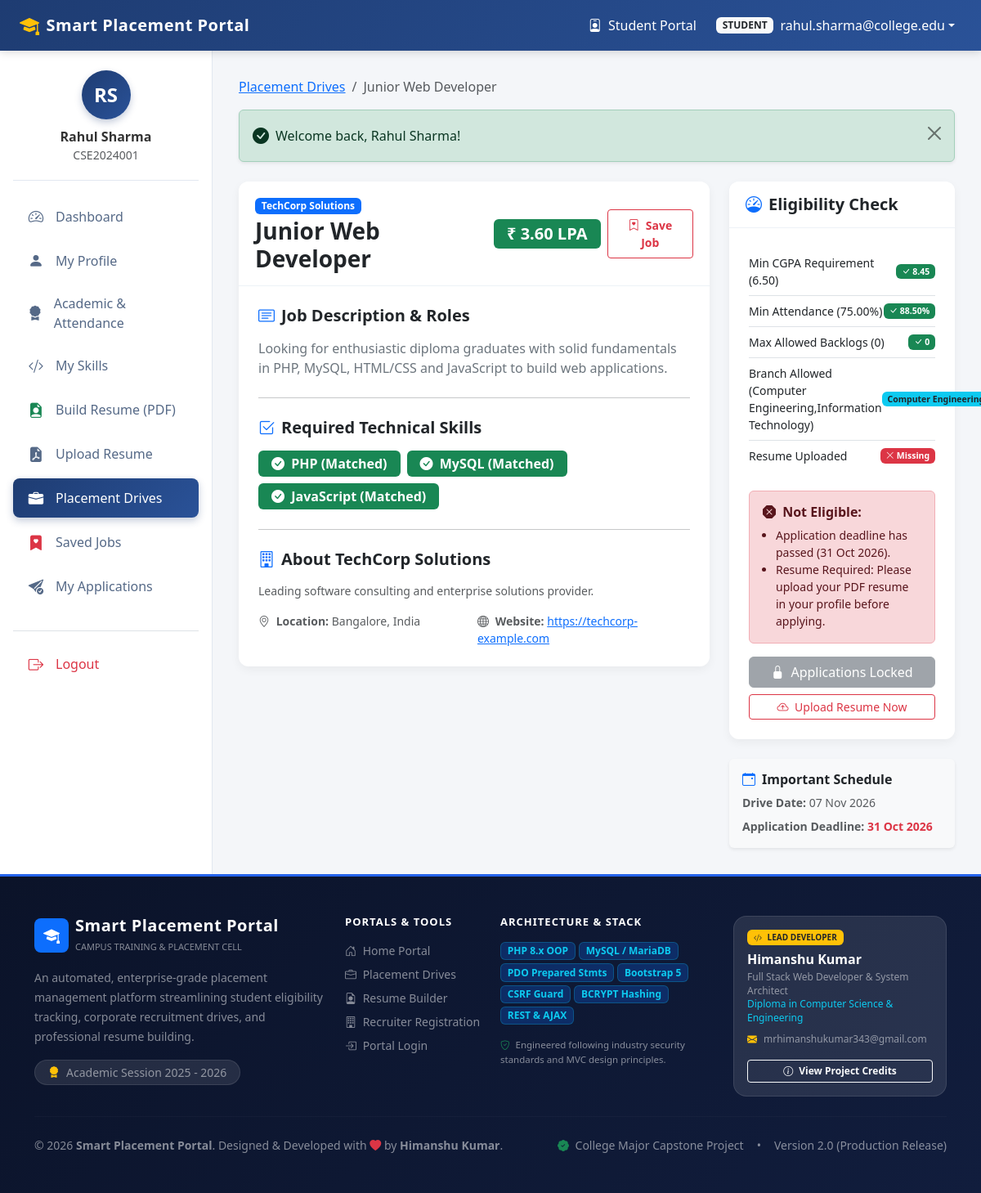
The page /student/drive_details.php?id=1 (signed in) on the database its author committed.
### tables this page shows
CREATE TABLE `students` (
  `id` int(11) NOT NULL AUTO_INCREMENT,
  `user_id` int(11) NOT NULL,
  `enrollment_no` varchar(30) NOT NULL,
  `first_name` varchar(50) NOT NULL,
  `last_name` varchar(50) NOT NULL,
  `phone` varchar(15) DEFAULT NULL,
  `department` varchar(50) NOT NULL DEFAULT 'Computer Engineering',
  `semester` int(11) NOT NULL DEFAULT 5,
  `gender` enum('Male','Female','Other') DEFAULT NULL,
  `dob` date DEFAULT NULL,
  `address` text DEFAULT NULL,
  `resume_path` varchar(255) DEFAULT NULL,
  `created_at` timestamp NOT NULL DEFAULT current_timestamp(),
  PRIMARY KEY (`id`),
  UNIQUE KEY `user_id` (`user_id`),
  UNIQUE KEY `enrollment_no` (`enrollment_no`),
  CONSTRAINT `fk_students_user` FOREIGN KEY (`user_id`) REFERENCES `users` (`id`) ON DELETE CASCADE ON UPDATE CASCADE
);

CREATE TABLE `placement_drives` (
  `id` int(11) NOT NULL AUTO_INCREMENT,
  `company_id` int(11) NOT NULL,
  `job_title` varchar(100) NOT NULL,
  `job_description` text NOT NULL,
  `package_lpa` decimal(6,2) DEFAULT 0.00,
  `job_location` varchar(100) NOT NULL DEFAULT 'On-Site',
  `min_cgpa` decimal(4,2) NOT NULL DEFAULT 6.00,
  `min_attendance` decimal(5,2) NOT NULL DEFAULT 75.00,
  `max_backlogs` int(11) NOT NULL DEFAULT 0,
  `allowed_branches` varchar(255) NOT NULL DEFAULT 'All',
  `drive_date` date NOT NULL,
  `deadline` date NOT NULL,
  `status` enum('Upcoming','Active','Closed') NOT NULL DEFAULT 'Active',
  `created_at` timestamp NOT NULL DEFAULT current_timestamp(),
  PRIMARY KEY (`id`),
  KEY `fk_drives_company` (`company_id`),
  CONSTRAINT `fk_drives_company` FOREIGN KEY (`company_id`) REFERENCES `companies` (`id`) ON DELETE CASCADE ON UPDATE CASCADE
);

CREATE TABLE `companies` (
  `id` int(11) NOT NULL AUTO_INCREMENT,
  `name` varchar(100) NOT NULL,
  `website` varchar(150) DEFAULT NULL,
  `contact_email` varchar(100) DEFAULT NULL,
  `contact_phone` varchar(20) DEFAULT NULL,
  `location` varchar(100) DEFAULT NULL,
  `description` text DEFAULT NULL,
  `created_at` timestamp NOT NULL DEFAULT current_timestamp(),
  PRIMARY KEY (`id`)
);

CREATE TABLE `skills` (
  `id` int(11) NOT NULL AUTO_INCREMENT,
  `skill_name` varchar(50) NOT NULL,
  `category` varchar(50) DEFAULT 'General',
  PRIMARY KEY (`id`),
  UNIQUE KEY `skill_name` (`skill_name`)
);

CREATE TABLE `academic_records` (
  `id` int(11) NOT NULL AUTO_INCREMENT,
  `student_id` int(11) NOT NULL,
  `tenth_percentage` decimal(5,2) DEFAULT 0.00,
  `twelfth_percentage` decimal(5,2) DEFAULT 0.00,
  `cgpa` decimal(4,2) NOT NULL DEFAULT 0.00,
  `active_backlogs` int(11) NOT NULL DEFAULT 0,
  `attendance_percentage` decimal(5,2) NOT NULL DEFAULT 0.00,
  `updated_at` timestamp NOT NULL DEFAULT current_timestamp() ON UPDATE current_timestamp(),
  PRIMARY KEY (`id`),
  UNIQUE KEY `student_id` (`student_id`),
  CONSTRAINT `fk_academic_student` FOREIGN KEY (`student_id`) REFERENCES `students` (`id`) ON DELETE CASCADE ON UPDATE CASCADE
);

### student/drive_details.php (the view, shortened to what the rows shown need)
<?php
require_once __DIR__ . '/../config/database.php';
require_once __DIR__ . '/../config/functions.php';
$student = getCurrentStudent($pdo);
$studentId = $student['id'];
$driveId = (int)($_GET['id'] ?? 0);
$stmtDrive = $pdo->prepare("
    SELECT d.*, c.name as company_name, c.website, c.contact_email, c.location as company_location, c.description as company_description
    FROM placement_drives d
    JOIN companies c ON d.company_id = c.id
    WHERE d.id = :id
    LIMIT 1
");
$stmtDrive->execute([':id' => $driveId]);
$requiredSkills = getDriveRequiredSkills($pdo, $driveId);
$eligibility = checkStudentEligibility($pdo, $studentId, $driveId);
require_once __DIR__ . '/../includes/header.php';
?>
<div class="dashboard-container">
    <?php require_once __DIR__ . '/../includes/sidebar_student.php'; ?>
    <main class="portal-content">
        <div class="container-fluid p-0">
            <nav aria-label="breadcrumb" class="mb-3">
                <ol class="breadcrumb">
                    <li class="breadcrumb-item"><a href="<?= BASE_URL ?>student/drives.php">Placement Drives</a></li>
                    <li class="breadcrumb-item active"><?= e($drive['job_title']) ?></li>
                </ol>
            </nav>
            <div class="row g-4">
                <div class="col-lg-8">
                    <div class="card card-portal mb-4">
                        <div class="card-header bg-white py-3">
                            <div class="d-flex justify-content-between align-items-center">
                                <div>
                                    <span class="badge bg-primary text-white mb-1"><?= e($drive['company_name']) ?></span>
                                    <h3 class="fw-bold text-dark mb-0"><?= e($drive['job_title']) ?></h3>
                                </div>
                                <div class="d-flex align-items-center gap-2">
                                    <span class="badge bg-success fs-5 px-3 py-2">₹ <?= number_format((float)$drive['package_lpa'], 2) ?> LPA</span>
                                    <?php $isSaved = hasStudentSavedDrive($pdo, $studentId, $driveId); ?>
                                    <form method="POST" action="<?= BASE_URL ?>student/save_job_toggle.php" class="d-inline">
                                        <button type="submit" class="btn <?= $isSaved ? 'btn-danger' : 'btn-outline-danger' ?> btn-sm py-2 px-3 fw-bold" title="<?= $isSaved ? 'Remove Bookmark' : 'Bookmark this Drive' ?>">
                                        </button>
                                    </form>
                                </div>
                            </div>
                        </div>
                        <div class="card-body p-4">
                            <h5 class="fw-bold text-dark mb-3"><i class="bi bi-card-text text-primary me-2"></i>Job Description & Roles</h5>
                            <p class="text-secondary" style="white-space: pre-line;"><?= e($drive['job_description']) ?></p>
                            <hr class="my-4">
                            <h5 class="fw-bold text-dark mb-3"><i class="bi bi-check2-square text-primary me-2"></i>Required Technical Skills</h5>
                            <div class="d-flex flex-wrap gap-2 mb-4">
                                <?php if (!empty($requiredSkills)): ?>
                                    <?php foreach ($requiredSkills as $rSkill): ?>
                                        <?php $hasSkill = in_array($rSkill['id'], $studentSkillIds); ?>
                                        <span class="badge <?= $hasSkill ? 'bg-success' : 'bg-danger' ?> px-3 py-2 fs-6">
                                            <i class="bi <?= $hasSkill ? 'bi-check-circle-fill' : 'bi-x-circle-fill' ?> me-1"></i>
                                            <?= e($rSkill['skill_name']) ?> <?= $hasSkill ? '(Matched)' : '(Missing)' ?>
                                        </span>
                                    <?php endforeach; ?>
                                <?php else: ?>
                                    <span class="text-muted small">No specific technical skill prerequisites.</span>
                                <?php endif; ?>
                            </div>
                            <hr class="my-4">
                            <h5 class="fw-bold text-dark mb-3"><i class="bi bi-building text-primary me-2"></i>About <?= e($drive['company_name']) ?></h5>
                            <p class="text-muted small"><?= e($drive['company_description'] ?? 'Recruiting partner organization.') ?></p>
                            <div class="row g-2 small text-muted">
                                <div class="col-md-6"><i class="bi bi-geo-alt me-1"></i> <strong>Location:</strong> <?= e($drive['company_location'] ?? 'N/A') ?></div>
                                <div class="col-md-6"><i class="bi bi-globe me-1"></i> <strong>Website:</strong> <a href="<?= e($drive['website']) ?>" target="_blank"><?= e($drive['website'] ?? 'N/A') ?></a></div>
                            </div>
                        </div>
                    </div>
                </div>
                <div class="col-lg-4">
                    <div class="card card-portal mb-4" id="apply">
                        <div class="card-body p-4">
                            <ul class="list-group list-group-flush mb-4 small">
                                <li class="list-group-item d-flex justify-content-between align-items-center px-0">
                                    <span>Min CGPA Requirement (<?= e($drive['min_cgpa']) ?>)</span>
                                    <?php if (($student['cgpa'] ?? 0) >= $drive['min_cgpa']): ?>
                                        <span class="badge bg-success"><i class="bi bi-check-lg"></i> <?= e($student['cgpa']) ?></span>
                                    <?php else: ?>
                                        <span class="badge bg-danger"><i class="bi bi-x-lg"></i> <?= e($student['cgpa'] ?? 0) ?></span>
                                    <?php endif; ?>
                                </li>
                                <li class="list-group-item d-flex justify-content-between align-items-center px-0">
                                    <span>Min Attendance (<?= e($drive['min_attendance']) ?>%)</span>
                                    <?php if (($student['attendance_percentage'] ?? 0) >= $drive['min_attendance']): ?>
                                        <span class="badge bg-success"><i class="bi bi-check-lg"></i> <?= e($student['attendance_percentage']) ?>%</span>
                                    <?php else: ?>
                                        <span class="badge bg-danger"><i class="bi bi-x-lg"></i> <?= e($student['attendance_percentage'] ?? 0) ?>%</span>
                                    <?php endif; ?>
                                </li>
                                <li class="list-group-item d-flex justify-content-between align-items-center px-0">
                                    <span>Max Allowed Backlogs (<?= e($drive['max_backlogs']) ?>)</span>
                                    <?php if (($student['active_backlogs'] ?? 0) <= $drive['max_backlogs']): ?>
                                        <span class="badge bg-success"><i class="bi bi-check-lg"></i> <?= e($student['active_backlogs'] ?? 0) ?></span>
                                    <?php else: ?>
                                        <span class="badge bg-danger"><i class="bi bi-x-lg"></i> <?= e($student['active_backlogs']) ?></span>
                                    <?php endif; ?>
                                </li>
                                <li class="list-group-item d-flex justify-content-between align-items-center px-0">
                                    <span>Branch Allowed (<?= e($drive['allowed_branches']) ?>)</span>
                                    <span class="badge bg-info text-dark"><?= e($student['department']) ?></span>
                                </li>
                            </ul>
                        </div>
                    </div>
                    <div class="card bg-light border-0 shadow-sm p-3">
                        <h6 class="fw-bold text-dark mb-2"><i class="bi bi-calendar-event text-primary me-2"></i>Important Schedule</h6>
                        <div class="small text-muted mb-2">
                            <strong>Drive Date:</strong> <?= formatPortalDate($drive['drive_date']) ?>
                        </div>
                        <div class="small text-muted">
                            <strong>Application Deadline:</strong> <span class="text-danger fw-bold"><?= formatPortalDate($drive['deadline']) ?></span>
                        </div>
                    </div>
                </div>
            </div>
        </div>
    </main>
</div>
<?php require_once __DIR__ . '/../includes/footer.php'; ?>

### includes/sidebar_student.php (shortened to what the rows shown need)
<?php
$studentInfo = getCurrentStudent($pdo);
$displayName = $studentInfo ? ($studentInfo['first_name'] . ' ' . $studentInfo['last_name']) : 'Student';
$initials = $studentInfo ? strtoupper(substr($studentInfo['first_name'], 0, 1) . substr($studentInfo['last_name'], 0, 1)) : 'ST';
?>
<aside class="portal-sidebar">
    <div class="sidebar-profile">
        <div class="avatar-circle">
            <?= e($initials) ?>
        </div>
        <h6 class="mb-0 fw-bold"><?= e($displayName) ?></h6>
        <small class="text-muted"><?= e($studentInfo['enrollment_no'] ?? 'Student Portal') ?></small>
    </div>
</aside>

### rows shown on the page
students: initials "RS", displayName "Rahul Sharma", enrollment_no "CSE2024001", academic_records.cgpa "8.45", academic_records.attendance_percentage "88.50", academic_records.active_backlogs "0", department "Computer…"
placement_drives: job_title "Junior Web Developer", company.name "TechCorp Solutions", package_lpa "3.60", job_description "Looking for enthusiastic diploma graduates with solid fundamentals in PHP, MySQL, HTML/CSS and JavaScript to build web applications.", company.description "Leading software consulting and enterprise solutions provider.", company.location "Bangalore, India", company.website "https://techcorp-example.com", min_cgpa "6.50", min_attendance "75.00", max_backlogs "0", allowed_branches "Computer Engineering,Information Technology", drive_date "07 Nov 2026", deadline "31 Oct 2026"
skills: skill_name "PHP", shows "(Matched)"
skills: skill_name "MySQL", shows "(Matched)"
skills: skill_name "JavaScript", shows "(Matched)"

### other values the page prints
$_SESSION['role'] "STUDENT"
$_SESSION['email'] "rahul.sharma@college.edu"
$message "Welcome back, Rahul Sharma!"
$rsn "Application deadline has passed (31 Oct 2026)."
$rsn "Resume Required: Please upload your PDF resume in your profile before applying."
APP_NAME "Smart Placement Portal"
